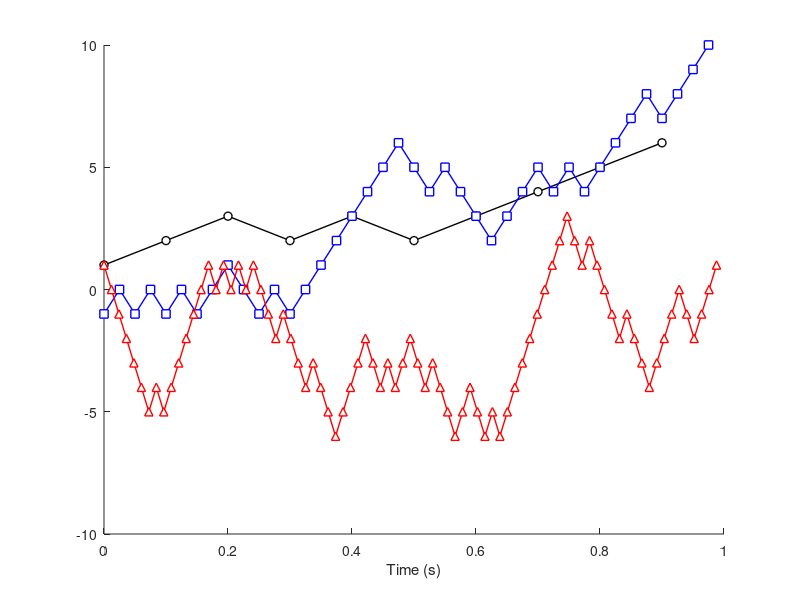

MATLAB code to generate this figure: (Note: this script raises an error after producing the figure.)
%% create multichannel signal with multiple sampling rates

% initialize signals, time vectors, and sampling rates
% note: hard-coded to three signals
[fs,timez,signals] = deal( cell(3,1) );


% sampling rates in Hz
fs{1} = 10;
fs{2} = 40;
fs{3} = 83;

% create signals
for si=1:3
    
    % create signal
    signals{si} = cumsum( sign(randn(fs{si},1)) );
    
    % create time vector
    timez{si} = (0:fs{si}-1)/fs{si};
end



% plot all signals
figure(1), clf, hold on

color = 'kbr';
shape = 'os^';
for si=1:3
    plot(timez{si},signals{si},[ color(si) shape(si) '-' ],'linew',1,'markerfacecolor','w','markersize',6)
end
axlims = axis;
xlabel('Time (s)')

%% upsample to fastest frequency

% in Hz
[newSrate,whichIsFastest] = max(cell2mat(fs));

% need to round in case it's not exact
newNpnts = round( length(signals{whichIsFastest}) * (newSrate/fs{whichIsFastest}) );

% new time vector after upsampling
newTime = (0:newNpnts-1) / newSrate;

%% continue on to interpolation

% initialize (as matrix!)
newsignals = zeros(length(fs),length(newTime));

for si=1:length(fs)
    
    % define interpolation object
    F = griddedInterpolant(timez{si},signals{si},'spline');
    
    % query that object at requested time points
    newsignals(si,:) = F(newTime);
end

%% plot for comparison


% plot all signals
figure(2), clf, hold on

for si=1:3
    plot(newTime,newsignals(si,:),[ color(si) shape(si) '-' ],'linew',1,'markerfacecolor','w','markersize',6)
end

% set axis limits to match figure 1
axis(axlims)

for si=1:3
    plot(newTime,newsignals(si,:),[ color(si) shape(si) '-' ],'linew',1,'markerfacecolor','w','markersize',6)
end

% set axis limits to match figure 1
axis(axlims)
